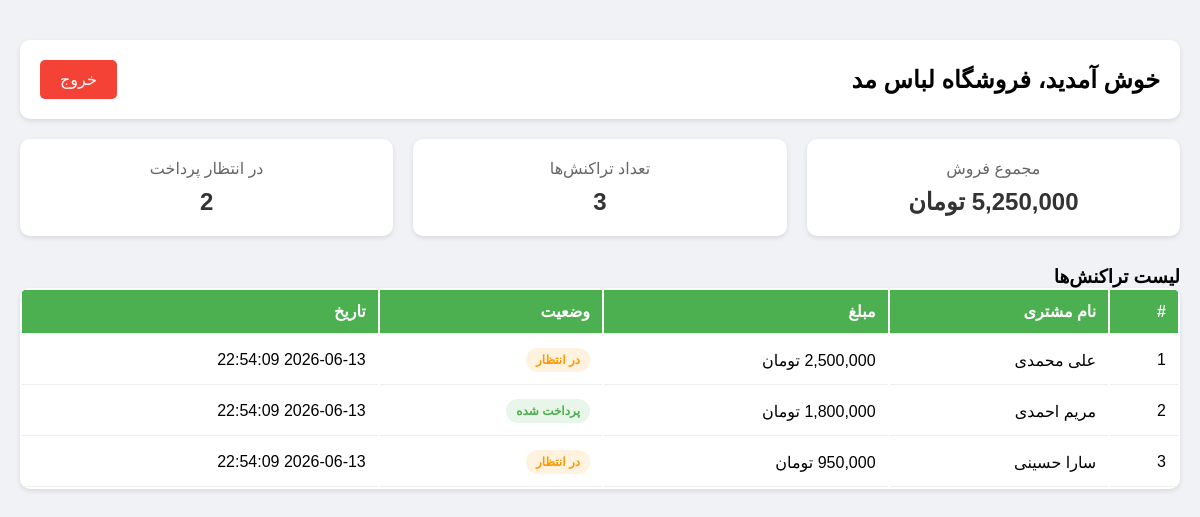
The app's page /dashboard.php (signed in) with its own data.
### tables this page shows
CREATE TABLE transactions (
    id INT AUTO_INCREMENT PRIMARY KEY,
    store_id INT NOT NULL,
    customer_name VARCHAR(255) NOT NULL,
    amount DECIMAL(10,2) NOT NULL,
    status ENUM('pending','paid','overdue') DEFAULT 'pending',
    created_at TIMESTAMP DEFAULT CURRENT_TIMESTAMP,
    FOREIGN KEY (store_id) REFERENCES stores(id) ON DELETE CASCADE
);

### dashboard.php (the view, shortened to what this page needs)
<?php
require_once 'db.php';
$store_id = $_SESSION['store_id'];
$store_name = $_SESSION['store_name'];
$stmt = $pdo->prepare("SELECT * FROM transactions WHERE store_id = ? ORDER BY created_at DESC");
$stmt->execute([$store_id]);
$transactions = $stmt->fetchAll(PDO::FETCH_ASSOC);
$total_sales = 0;
$pending_count = 0;
foreach($transactions as $t) {
    $total_sales += $t['amount'];
    if($t['status'] == 'pending') $pending_count++;
}
?>
<!DOCTYPE html>
<html dir="rtl" lang="fa">
<head>
    <link rel="stylesheet" href="style.css">
</head>
<body>
    <div class="dashboard">
        <div class="header">
            <h2>خوش آمدید، <?php echo $store_name; ?></h2>
            <a href="logout.php" class="logout-btn">خروج</a>
        </div>
        <div class="stats">
            <div class="stat-box">
                <span>مجموع فروش</span>
                <strong><?php echo number_format($total_sales); ?> تومان</strong>
            </div>
            <div class="stat-box">
                <span>تعداد تراکنش‌ها</span>
                <strong><?php echo count($transactions); ?></strong>
            </div>
            <div class="stat-box">
                <span>در انتظار پرداخت</span>
                <strong><?php echo $pending_count; ?></strong>
            </div>
        </div>
        <h3>لیست تراکنش‌ها</h3>
        <table>
            <thead>
                <tr>
                    <th>#</th>
                    <th>نام مشتری</th>
                    <th>مبلغ</th>
                    <th>وضعیت</th>
                    <th>تاریخ</th>
                </tr>
            </thead>
            <tbody>
                <?php foreach($transactions as $index => $t): ?>
                <tr>
                    <td><?php echo $index + 1; ?></td>
                    <td><?php echo $t['customer_name']; ?></td>
                    <td><?php echo number_format($t['amount']); ?> تومان</td>
                    <td>
                        <span class="status <?php echo $t['status']; ?>">
                            <?php
                                $status_map = ['pending' => 'در انتظار', 'paid' => 'پرداخت شده', 'overdue' => 'معوق'];
                                echo $status_map[$t['status']];
                            ?>
                        </span>
                    </td>
                    <td><?php echo $t['created_at']; ?></td>
                </tr>
                <?php endforeach; ?>
            </tbody>
        </table>
    </div>
</body>
</html>

### style.css (style rules this page uses)
* { margin: 0; padding: 0; box-sizing: border-box; }
body { font-family: Tahoma, Arial, sans-serif; background: #f0f2f5; direction: rtl; }
.dashboard { max-width: 1200px; margin: 20px auto; padding: 20px; }
.header { display: flex; justify-content: space-between; align-items: center; background: white; padding: 20px; border-radius: 10px; margin-bottom: 20px; box-shadow: 0 2px 5px rgba(0,0,0,0.1); }
.logout-btn { background: #f44336; color: white; padding: 10px 20px; text-decoration: none; border-radius: 5px; }
.stats { display: flex; gap: 20px; margin-bottom: 30px; }
.stat-box { flex: 1; background: white; padding: 20px; border-radius: 10px; text-align: center; box-shadow: 0 2px 5px rgba(0,0,0,0.1); }
.stat-box span { display: block; color: #666; margin-bottom: 10px; }
.stat-box strong { font-size: 24px; color: #333; }
table { width: 100%; background: white; border-radius: 10px; overflow: hidden; box-shadow: 0 2px 5px rgba(0,0,0,0.1); }
th, td { padding: 12px; text-align: right; border-bottom: 1px solid #eee; }
th { background: #4CAF50; color: white; }
.status { display: inline-block; padding: 5px 10px; border-radius: 15px; font-size: 12px; font-weight: bold; }
.status.pending { background: #FFF3E0; color: #FF9800; }
.status.paid { background: #E8F5E9; color: #4CAF50; }

### records on screen
transactions: customer_name "علی محمدی", amount "2,500,000", status "در انتظار", created_at "2026-06-13 22:54:09"
transactions: customer_name "مریم احمدی", amount "1,800,000", status "پرداخت شده", created_at "2026-06-13 22:54:09"
transactions: customer_name "سارا حسینی", status "در انتظار", created_at "2026-06-13 22:54:09"

### other values on screen
$store_name "فروشگاه لباس مد"
$total_sales "5,250,000"
count($transactions) "3"
$pending_count "2"
